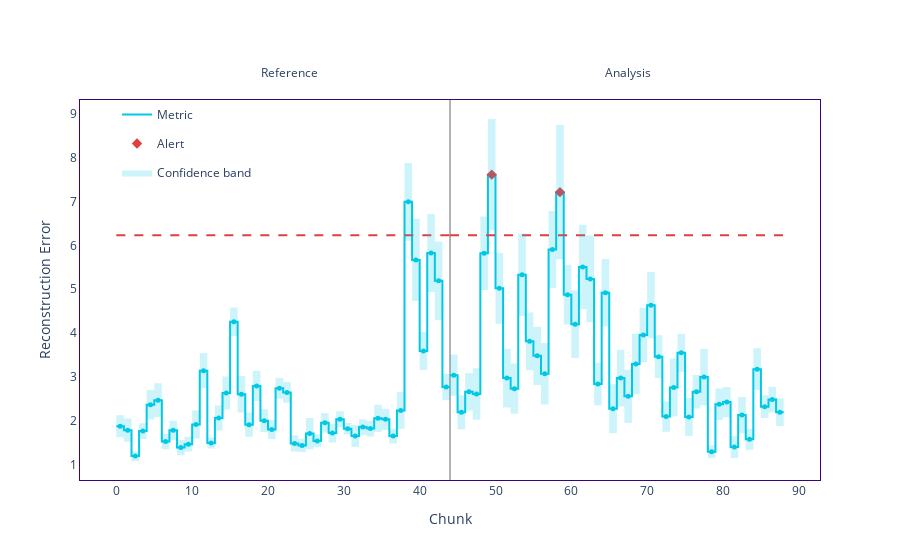

The code cell stored with this chart in its notebook:
### Code cell
AirQuality_drift_detector = nml.DataReconstructionDriftCalculator(
    column_names=AirQuality_feature_names,
    chunk_size=100
).fit(reference_data=AirQuality_reference_set)

# Calculate drift results
AirQuality_drift_results = AirQuality_drift_detector.calculate(data=AirQuality_analysis_set)

# Visualize drift
# AirQuality_drift_results_plot = AirQuality_drift_results.plot()
AirQuality_drift_results_plot = plot_metric(AirQuality_drift_results, title='', metric_display_name='Reconstruction Error',
                metric_column_name='reconstruction_error')
# PemsBay_drift_results_plot = PemsBay_drift_results.plot()
AirQuality_drift_results_plot.write_image('airquality_drift_results.png', width=1000, height=500)
AirQuality_drift_results_plot.show()

### Figure 1 — Plotly figure (JSON) as saved in the notebook; plotly's stock layout.template omitted (floating-point values rounded to 4 significant figures; data arrays with more than 128 entries replaced by an {"elided": "..."} marker saying what was removed)
{"data": [{"hoverinfo": "skip", "legendgroup": "metric_reference", "line": {"color": "#00c8e5", "shape": "hv", "width": 2}, "mode": "lines", "name": "Metric", "showlegend": true, "type": "scatter", "x": [0, 1, 2, 3, 4, 5, 6, 7, 8, 9, 10, 11, 12, 13, 14, 15, 16, 17, 18, 19, 20, 21, 22, 23, 24, 25, 26, 27, 28, 29, 30, 31, 32, 33, 34, 35, 36, 37, 38, 39, 40, 41, 42, 43, 44], "y": [1.872, 1.784, 1.193, 1.764, 2.366, 2.47, 1.525, 1.781, 1.39, 1.465, 1.914, 3.143, 1.494, 2.063, 2.632, 4.257, 2.605, 1.91, 2.795, 2.002, 1.8, 2.741, 2.647, 1.481, 1.437, 1.706, 1.54, 1.953, 1.718, 2.036, 1.819, 1.65, 1.854, 1.821, 2.054, 2.032, 1.648, 2.234, 6.995, 5.67, 3.592, 5.827, 5.192, 2.769, 2.769]}, {"customdata": {"elided": "44x7 mixed values"}, "hovertemplate": "%{customdata[1]} &nbsp; &nbsp; %{customdata[2]} <br />Chunk: <b>%{customdata[3]}</b> &nbsp; &nbsp; %{customdata[4]} <br />%{customdata[0]}: <b>%{customdata[5]}</b><br />Confidence band: +/- <b>%{customdata[6]}</b><br /><extra></extra>", "legendgroup": "metric_reference", "marker": {"color": "#00c8e5", "size": 5, "symbol": "circle"}, "mode": "markers", "name": "Metric", "showlegend": false, "type": "scatter", "x": [0.5, 1.5, 2.5, 3.5, 4.5, 5.5, 6.5, 7.5, 8.5, 9.5, 10.5, 11.5, 12.5, 13.5, 14.5, 15.5, 16.5, 17.5, 18.5, 19.5, 20.5, 21.5, 22.5, 23.5, 24.5, 25.5, 26.5, 27.5, 28.5, 29.5, 30.5, 31.5, 32.5, 33.5, 34.5, 35.5, 36.5, 37.5, 38.5, 39.5, 40.5, 41.5, 42.5, 43.5], "y": [1.872, 1.784, 1.193, 1.764, 2.366, 2.47, 1.525, 1.781, 1.39, 1.465, 1.914, 3.143, 1.494, 2.063, 2.632, 4.257, 2.605, 1.91, 2.795, 2.002, 1.8, 2.741, 2.647, 1.481, 1.437, 1.706, 1.54, 1.953, 1.718, 2.036, 1.819, 1.65, 1.854, 1.821, 2.054, 2.032, 1.648, 2.234, 6.995, 5.67, 3.592, 5.827, 5.192, 2.769, 2.769]}, {"hoverinfo": "skip", "legendgroup": "metric_analysis", "line": {"color": "#00c8e5", "shape": "hv", "width": 2}, "mode": "lines", "name": "Metric", "showlegend": false, "type": "scatter", "x": [44, 45, 46, 47, 48, 49, 50, 51, 52, 53, 54, 55, 56, 57, 58, 59, 60, 61, 62, 63, 64, 65, 66, 67, 68, 69, 70, 71, 72, 73, 74, 75, 76, 77, 78, 79, 80, 81, 82, 83, 84, 85, 86, 87, 88], "y": [3.039, 2.191, 2.66, 2.609, 5.822, 7.615, 5.02, 2.974, 2.732, 5.331, 3.811, 3.48, 3.073, 5.908, 7.215, 4.877, 4.2, 5.509, 5.236, 2.839, 4.919, 2.273, 2.973, 2.556, 3.294, 3.955, 4.635, 3.462, 2.094, 2.756, 3.55, 2.084, 2.661, 2.998, 1.292, 2.375, 2.425, 1.398, 2.129, 1.577, 3.177, 2.321, 2.486, 2.196, 2.196]}, {"customdata": {"elided": "44x7 mixed values"}, "hovertemplate": "%{customdata[1]} &nbsp; &nbsp; %{customdata[2]} <br />Chunk: <b>%{customdata[3]}</b> &nbsp; &nbsp; %{customdata[4]} <br />%{customdata[0]}: <b>%{customdata[5]}</b><br />Confidence band: +/- <b>%{customdata[6]}</b><br /><extra></extra>", "legendgroup": "metric_analysis", "marker": {"color": "#00c8e5", "size": 5, "symbol": "circle"}, "mode": "markers", "name": "Metric", "showlegend": false, "type": "scatter", "x": [44.5, 45.5, 46.5, 47.5, 48.5, 49.5, 50.5, 51.5, 52.5, 53.5, 54.5, 55.5, 56.5, 57.5, 58.5, 59.5, 60.5, 61.5, 62.5, 63.5, 64.5, 65.5, 66.5, 67.5, 68.5, 69.5, 70.5, 71.5, 72.5, 73.5, 74.5, 75.5, 76.5, 77.5, 78.5, 79.5, 80.5, 81.5, 82.5, 83.5, 84.5, 85.5, 86.5, 87.5], "y": [3.039, 2.191, 2.66, 2.609, 5.822, 7.615, 5.02, 2.974, 2.732, 5.331, 3.811, 3.48, 3.073, 5.908, 7.215, 4.877, 4.2, 5.509, 5.236, 2.839, 4.919, 2.273, 2.973, 2.556, 3.294, 3.955, 4.635, 3.462, 2.094, 2.756, 3.55, 2.084, 2.661, 2.998, 1.292, 2.375, 2.425, 1.398, 2.129, 1.577, 3.177, 2.321, 2.486, 2.196, 2.196]}, {"hoverinfo": "skip", "legendgroup": "alert", "marker": {"color": "#DD4040", "size": 8, "symbol": "diamond"}, "mode": "markers", "name": "Alert", "showlegend": true, "type": "scatter", "x": [49.5, 58.5], "y": [7.615, 7.215]}, {"hoverinfo": "skip", "legendgroup": "thresh", "line": {"color": "#DD4040", "dash": "dash", "width": 2}, "mode": "lines", "name": "Threshold", "showlegend": false, "type": "scatter", "x": [0, 1, 2, 3, 4, 5, 6, 7, 8, 9, 10, 11, 12, 13, 14, 15, 16, 17, 18, 19, 20, 21, 22, 23, 24, 25, 26, 27, 28, 29, 30, 31, 32, 33, 34, 35, 36, 37, 38, 39, 40, 41, 42, 43, 44], "y": [6.234, 6.234, 6.234, 6.234, 6.234, 6.234, 6.234, 6.234, 6.234, 6.234, 6.234, 6.234, 6.234, 6.234, 6.234, 6.234, 6.234, 6.234, 6.234, 6.234, 6.234, 6.234, 6.234, 6.234, 6.234, 6.234, 6.234, 6.234, 6.234, 6.234, 6.234, 6.234, 6.234, 6.234, 6.234, 6.234, 6.234, 6.234, 6.234, 6.234, 6.234, 6.234, 6.234, 6.234, 6.234]}, {"hoverinfo": "skip", "legendgroup": "thresh", "line": {"color": "#DD4040", "dash": "dash", "width": 2}, "mode": "lines", "name": "Threshold", "showlegend": false, "type": "scatter", "x": [44, 45, 46, 47, 48, 49, 50, 51, 52, 53, 54, 55, 56, 57, 58, 59, 60, 61, 62, 63, 64, 65, 66, 67, 68, 69, 70, 71, 72, 73, 74, 75, 76, 77, 78, 79, 80, 81, 82, 83, 84, 85, 86, 87, 88], "y": [6.234, 6.234, 6.234, 6.234, 6.234, 6.234, 6.234, 6.234, 6.234, 6.234, 6.234, 6.234, 6.234, 6.234, 6.234, 6.234, 6.234, 6.234, 6.234, 6.234, 6.234, 6.234, 6.234, 6.234, 6.234, 6.234, 6.234, 6.234, 6.234, 6.234, 6.234, 6.234, 6.234, 6.234, 6.234, 6.234, 6.234, 6.234, 6.234, 6.234, 6.234, 6.234, 6.234, 6.234, 6.234]}, {"connectgaps": true, "hoverinfo": "skip", "line": {"color": "rgba(0,0,0,0)", "shape": "hv"}, "mode": "lines", "name": "Confidence band", "showlegend": false, "type": "scatter", "x": [0, 1, 2, 3, 4, 5, 6, 7, 8, 9, 10, 11, 12, 13, 14, 15, 16, 17, 18, 19, 20, 21, 22, 23, 24, 25, 26, 27, 28, 29, 30, 31, 32, 33, 34, 35, 36, 37, 38, 39, 40, 41, 42, 43, 44], "y": [2.123, 2.048, 1.305, 1.944, 2.704, 2.857, 1.699, 2.002, 1.567, 1.633, 2.232, 3.546, 1.625, 2.348, 3.006, 4.582, 3.023, 2.187, 3.141, 2.26, 2.019, 2.98, 2.882, 1.666, 1.585, 2.062, 1.683, 2.176, 1.932, 2.215, 1.95, 1.901, 2.033, 2.0, 2.364, 2.274, 1.818, 2.654, 7.882, 6.61, 4.027, 6.717, 6.092, 3.073, 3.073]}, {"connectgaps": true, "fill": "tonexty", "fillcolor": "rgba(0.0, 0.7843137254901961, 0.8980392156862745, 0.2)", "hoverinfo": "skip", "line": {"color": "rgba(0,0,0,0)", "shape": "hv"}, "mode": "lines", "name": "Confidence band", "showlegend": true, "type": "scatter", "x": [0, 1, 2, 3, 4, 5, 6, 7, 8, 9, 10, 11, 12, 13, 14, 15, 16, 17, 18, 19, 20, 21, 22, 23, 24, 25, 26, 27, 28, 29, 30, 31, 32, 33, 34, 35, 36, 37, 38, 39, 40, 41, 42, 43, 44], "y": [1.62, 1.52, 1.081, 1.584, 2.029, 2.083, 1.351, 1.56, 1.213, 1.298, 1.595, 2.74, 1.363, 1.779, 2.257, 3.931, 2.188, 1.633, 2.449, 1.744, 1.58, 2.503, 2.411, 1.296, 1.288, 1.35, 1.396, 1.73, 1.504, 1.856, 1.688, 1.399, 1.676, 1.642, 1.744, 1.79, 1.479, 1.814, 6.109, 4.73, 3.157, 4.938, 4.291, 2.464, 2.464]}, {"connectgaps": true, "hoverinfo": "skip", "line": {"color": "rgba(0,0,0,0)", "shape": "hv"}, "mode": "lines", "name": "Confidence band", "showlegend": false, "type": "scatter", "x": [44, 45, 46, 47, 48, 49, 50, 51, 52, 53, 54, 55, 56, 57, 58, 59, 60, 61, 62, 63, 64, 65, 66, 67, 68, 69, 70, 71, 72, 73, 74, 75, 76, 77, 78, 79, 80, 81, 82, 83, 84, 85, 86, 87, 88], "y": [3.509, 2.579, 3.088, 3.198, 6.66, 8.885, 5.827, 3.644, 3.305, 6.273, 4.467, 4.147, 3.776, 6.785, 8.746, 5.558, 4.969, 6.474, 6.228, 3.324, 5.688, 2.831, 3.62, 3.163, 3.983, 4.575, 5.391, 3.948, 2.441, 3.417, 3.985, 2.519, 3.041, 3.644, 1.438, 2.734, 2.769, 1.647, 2.542, 1.814, 3.653, 2.579, 2.778, 2.511, 2.511]}, {"connectgaps": true, "fill": "tonexty", "fillcolor": "rgba(0.0, 0.7843137254901961, 0.8980392156862745, 0.2)", "hoverinfo": "skip", "line": {"color": "rgba(0,0,0,0)", "shape": "hv"}, "mode": "lines", "name": "Confidence band", "showlegend": false, "type": "scatter", "x": [44, 45, 46, 47, 48, 49, 50, 51, 52, 53, 54, 55, 56, 57, 58, 59, 60, 61, 62, 63, 64, 65, 66, 67, 68, 69, 70, 71, 72, 73, 74, 75, 76, 77, 78, 79, 80, 81, 82, 83, 84, 85, 86, 87, 88], "y": [2.569, 1.803, 2.233, 2.02, 4.985, 6.346, 4.213, 2.304, 2.159, 4.388, 3.154, 2.813, 2.371, 5.03, 5.685, 4.195, 3.43, 4.545, 4.244, 2.355, 4.15, 1.715, 2.327, 1.949, 2.606, 3.335, 3.88, 2.975, 1.747, 2.095, 3.115, 1.649, 2.281, 2.353, 1.147, 2.016, 2.081, 1.149, 1.715, 1.34, 2.7, 2.064, 2.194, 1.881, 1.881]}], "layout": {"annotations": [{"showarrow": false, "text": "Reference", "x": 21.5, "xshift": 10, "y": 1.1, "yref": "y domain"}, {"showarrow": false, "text": "Analysis", "x": 65.5, "xshift": 15, "y": 1.1, "yref": "y domain"}], "hoverlabel": {"bgcolor": "white", "font": {"size": 14}}, "legend": {"itemclick": false, "itemdoubleclick": false, "traceorder": "grouped", "x": 0.05, "y": 1}, "paper_bgcolor": "rgba(255,255,255,1)", "plot_bgcolor": "rgba(255,255,255,1)", "shapes": [{"layer": "below", "line": {"color": "#666666", "width": 1}, "type": "line", "x0": 44, "x1": 44, "xref": "x", "y0": 0, "y1": 1, "yref": "y domain"}], "title": {"text": ""}, "xaxis": {"linecolor": "#3b0280", "matches": "x", "mirror": true, "showgrid": false, "title": {"text": "Chunk"}, "zeroline": false}, "yaxis": {"linecolor": "#3b0280", "mirror": true, "showgrid": false, "title": {"text": "Reconstruction Error"}, "zeroline": false}}}
